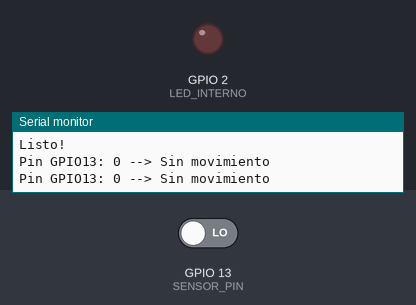
A program run on a simulated ESP32. On the bench: output pins drawn as LEDs (lit = HIGH), the last lines printed to the serial monitor. Inputs (shaded band) come from the test bench; at power-on: GPIO 13 (SENSOR_PIN) LOW. WiFi joins after 1.5 s; servers stay silent unless stated; uploads are accepted with an empty reply.

Above: at 12.7 s.
12.8 s: GPIO 13 (SENSOR_PIN) driven HIGH
At 14.0 s:
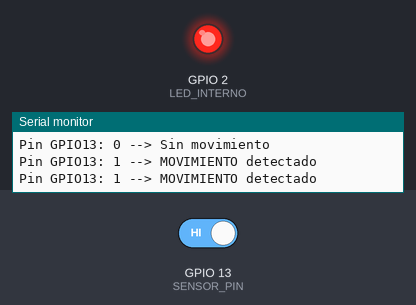
14.4 s: GPIO 13 (SENSOR_PIN) driven LOW
At 15.6 s:
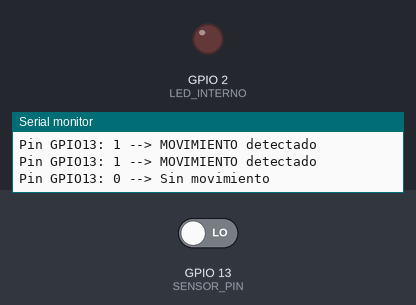
Timing chart, 0 to 17.4 s (numbered marks = the images above; inputs shaded):
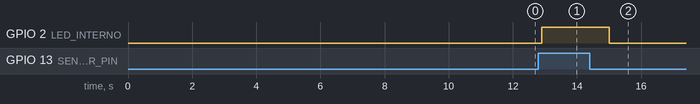

The program:

main.cpp
```cpp
#include <Arduino.h>
#include <WiFi.h>
#include <HTTPClient.h>

#define SENSOR_PIN 13
#define LED_INTERNO 2

const char* ssid     = "HONOR X7";
const char* password = "0123456789";
const char* serverUrl = "http://18.222.199.177:5000/sensor";

void setup() {
  Serial.begin(115200);
  pinMode(SENSOR_PIN, INPUT_PULLDOWN);  // <-- cambiado
  pinMode(LED_INTERNO, OUTPUT);

  WiFi.begin(ssid, password);
  Serial.print("Conectando a WiFi");
  while (WiFi.status() != WL_CONNECTED) {
    delay(500);
    Serial.print(".");
  }
  Serial.println("\nConectado! IP: " + WiFi.localIP().toString());

  Serial.println("Esperando calibracion del sensor (10 segundos)...");
  delay(10000);
  Serial.println("Listo!");
}

void loop() {
  int estado = digitalRead(SENSOR_PIN);
  digitalWrite(LED_INTERNO, estado == HIGH ? HIGH : LOW);

  if (WiFi.status() == WL_CONNECTED) {
    HTTPClient http;
    http.begin(serverUrl);
    http.addHeader("Content-Type", "application/x-www-form-urlencoded");
    String body = "movimiento=" + String(estado);
    http.POST(body);
    http.end();
  }

  Serial.print("Pin GPIO13: ");
  Serial.print(estado);
  Serial.println(estado == HIGH ? " --> MOVIMIENTO detectado" : " --> Sin movimiento");

  delay(500);
}
```

Measured:
- after the input at 12.8 s, GPIO 2 (LED_INTERNO): LOW → HIGH after 0.10 s
- after the input at 14.4 s, GPIO 2 (LED_INTERNO): HIGH → LOW after 0.61 s
